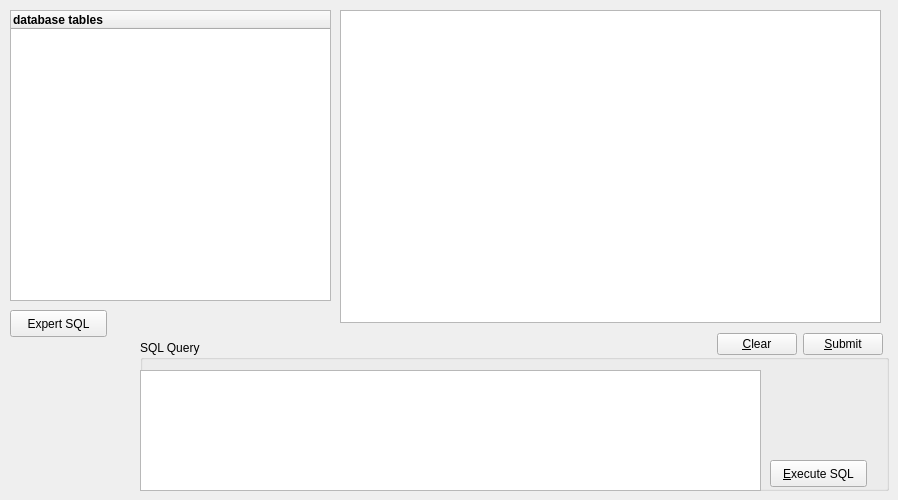
      <widget class="QWidget" name="tab_10">
       <attribute name="title">
        <string>Manage Database</string>
       </attribute>
       <widget class="QTableView" name="tableview_DB">
        <property name="geometry">
         <rect>
          <x>340</x>
          <y>10</y>
          <width>541</width>
          <height>313</height>
         </rect>
        </property>
        <property name="sizePolicy">
         <sizepolicy hsizetype="Expanding" vsizetype="Expanding">
          <horstretch>2</horstretch>
          <verstretch>0</verstretch>
         </sizepolicy>
        </property>
        <property name="mouseTracking">
         <bool>true</bool>
        </property>
        <property name="contextMenuPolicy">
         <enum>Qt::ActionsContextMenu</enum>
        </property>
        <property name="dragEnabled">
         <bool>true</bool>
        </property>
        <property name="dragDropMode">
         <enum>QAbstractItemView::DragDrop</enum>
        </property>
        <property name="defaultDropAction">
         <enum>Qt::CopyAction</enum>
        </property>
        <property name="alternatingRowColors">
         <bool>true</bool>
        </property>
        <property name="selectionMode">
         <enum>QAbstractItemView::MultiSelection</enum>
        </property>
        <property name="selectionBehavior">
         <enum>QAbstractItemView::SelectItems</enum>
        </property>
       </widget>
       <widget class="QGroupBox" name="groupBox_SQL">
        <property name="geometry">
         <rect>
          <x>140</x>
          <y>340</y>
          <width>749</width>
          <height>151</height>
         </rect>
        </property>
        <property name="sizePolicy">
         <sizepolicy hsizetype="Preferred" vsizetype="MinimumExpanding">
          <horstretch>0</horstretch>
          <verstretch>0</verstretch>
         </sizepolicy>
        </property>
        <property name="maximumSize">
         <size>
          <width>16777215</width>
          <height>180</height>
         </size>
        </property>
        <property name="title">
         <string>SQL Query</string>
        </property>
        <widget class="QTextEdit" name="sqlEdit">
         <property name="geometry">
          <rect>
           <x>0</x>
           <y>30</y>
           <width>621</width>
           <height>121</height>
          </rect>
         </property>
         <property name="sizePolicy">
          <sizepolicy hsizetype="Expanding" vsizetype="MinimumExpanding">
           <horstretch>0</horstretch>
           <verstretch>0</verstretch>
          </sizepolicy>
         </property>
         <property name="minimumSize">
          <size>
           <width>0</width>
           <height>18</height>
          </size>
         </property>
         <property name="baseSize">
          <size>
           <width>0</width>
           <height>120</height>
          </size>
         </property>
        </widget>
        <widget class="QPushButton" name="pushButton_execSQL">
         <property name="geometry">
          <rect>
           <x>630</x>
           <y>120</y>
           <width>97</width>
           <height>27</height>
          </rect>
         </property>
         <property name="text">
          <string>&amp;Execute SQL</string>
         </property>
        </widget>
       </widget>
       <widget class="QTreeWidget" name="treeWidget">
        <property name="geometry">
         <rect>
          <x>10</x>
          <y>10</y>
          <width>321</width>
          <height>291</height>
         </rect>
        </property>
        <column>
         <property name="text">
          <string>database tables</string>
         </property>
         <property name="font">
          <font>
           <weight>75</weight>
           <bold>true</bold>
          </font>
         </property>
         <property name="foreground">
          <brush brushstyle="NoBrush">
           <color alpha="255">
            <red>0</red>
            <green>0</green>
            <blue>0</blue>
           </color>
          </brush>
         </property>
        </column>
       </widget>
       <widget class="QPushButton" name="pushButton_expertsql">
        <property name="geometry">
         <rect>
          <x>10</x>
          <y>310</y>
          <width>97</width>
          <height>27</height>
         </rect>
        </property>
        <property name="text">
         <string>Expert SQL</string>
        </property>
        <property name="checkable">
         <bool>true</bool>
        </property>
       </widget>
       <widget class="QWidget" name="layoutWidget">
        <property name="geometry">
         <rect>
          <x>343</x>
          <y>330</y>
          <width>541</width>
          <height>29</height>
         </rect>
        </property>
        <layout class="QHBoxLayout" name="_4">
         <property name="spacing">
          <number>6</number>
         </property>
         <property name="margin">
          <number>1</number>
         </property>
         <item>
          <spacer>
           <property name="orientation">
            <enum>Qt::Horizontal</enum>
           </property>
           <property name="sizeHint" stdset="0">
            <size>
             <width>40</width>
             <height>20</height>
            </size>
           </property>
          </spacer>
         </item>
         <item>
          <widget class="QPushButton" name="clearButton">
           <property name="text">
            <string>&amp;Clear</string>
           </property>
          </widget>
         </item>
         <item>
          <widget class="QPushButton" name="submitButton">
           <property name="text">
            <string>&amp;Submit</string>
           </property>
          </widget>
         </item>
        </layout>
       </widget>
      </widget>
